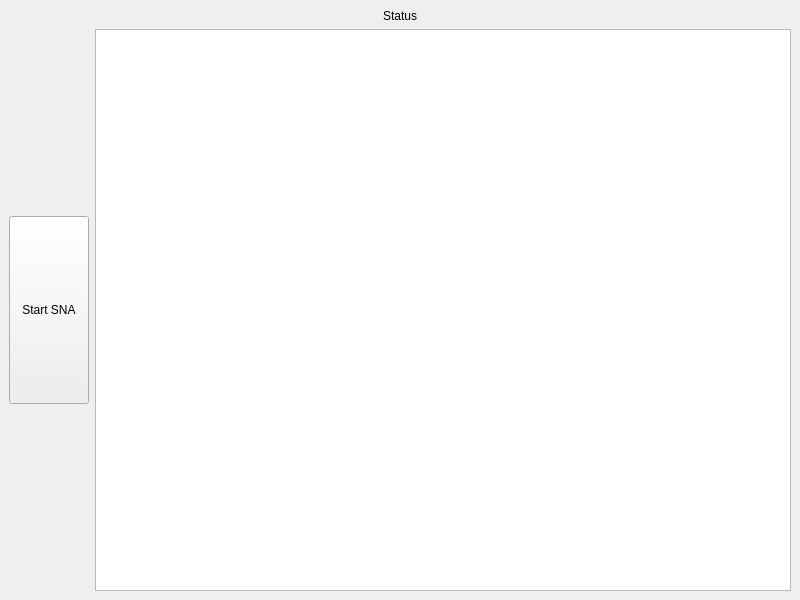
<?xml version="1.0" encoding="UTF-8"?>
<ui version="4.0">
 <class>MainWindow</class>
 <widget class="QMainWindow" name="MainWindow">
  <property name="geometry">
   <rect>
    <x>0</x>
    <y>0</y>
    <width>800</width>
    <height>600</height>
   </rect>
  </property>
  <property name="windowTitle">
   <string>MainWindow</string>
  </property>
  <widget class="QWidget" name="centralwidget">
   <layout class="QVBoxLayout" name="verticalLayout_2">
    <item>
     <widget class="QLabel" name="label">
      <property name="text">
       <string>Status</string>
      </property>
      <property name="alignment">
       <set>Qt::AlignCenter</set>
      </property>
     </widget>
    </item>
    <item>
     <layout class="QHBoxLayout" name="horizontalLayout_2">
      <item>
       <layout class="QVBoxLayout" name="verticalLayout">
        <item>
         <spacer name="verticalSpacer">
          <property name="orientation">
           <enum>Qt::Vertical</enum>
          </property>
          <property name="sizeHint" stdset="0">
           <size>
            <width>20</width>
            <height>40</height>
           </size>
          </property>
         </spacer>
        </item>
        <item>
         <widget class="QPushButton" name="buttonStartSNA">
          <property name="sizePolicy">
           <sizepolicy hsizetype="Minimum" vsizetype="MinimumExpanding">
            <horstretch>0</horstretch>
            <verstretch>0</verstretch>
           </sizepolicy>
          </property>
          <property name="text">
           <string>Start SNA</string>
          </property>
         </widget>
        </item>
        <item>
         <spacer name="verticalSpacer_2">
          <property name="orientation">
           <enum>Qt::Vertical</enum>
          </property>
          <property name="sizeHint" stdset="0">
           <size>
            <width>20</width>
            <height>40</height>
           </size>
          </property>
         </spacer>
        </item>
       </layout>
      </item>
      <item>
       <widget class="QTextBrowser" name="textBrowser"/>
      </item>
     </layout>
    </item>
   </layout>
  </widget>
 </widget>
 <resources/>
 <connections/>
</ui>
